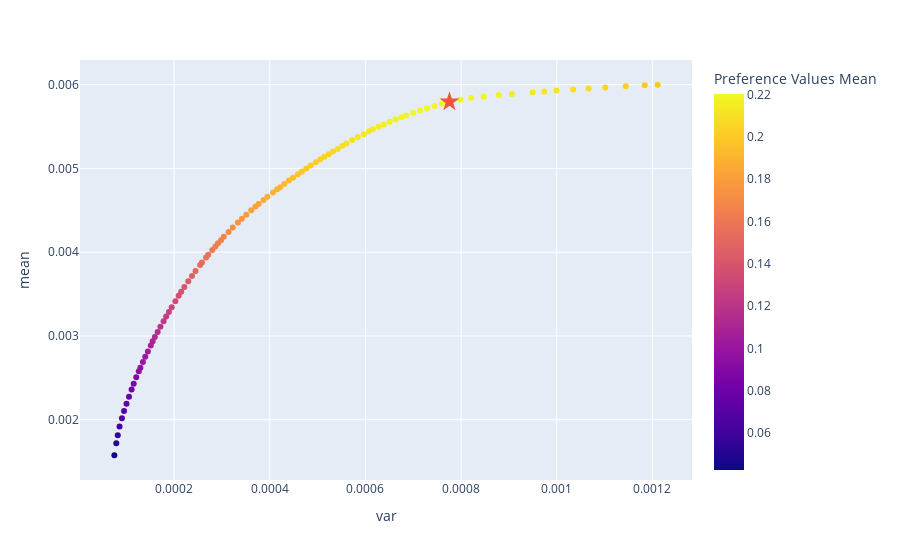

Notebook code cell kept with this figure:
### Code cell
idx = feedback_sc_df.pareto_fr.sample(1).index[0]
eff_front_df = pd.DataFrame(np.array(feedback_sc_df.pareto_fr.iloc[idx])[:, [1, 0]], columns=['mean', 'var'])
eff_front_df["weights"] = feedback_sc_df.pareto_fr_w.iloc[idx]

GT_eff_port = utils_fucns.get_eff_port(eff_front_df, GT_pref_model_scaler_path, GT_pref_model, trace["beta"], plot_eff_front=True)
